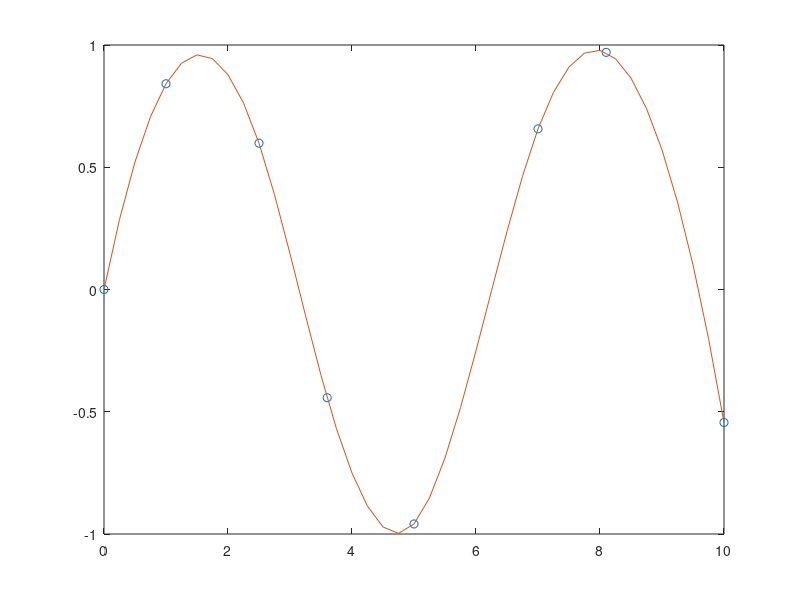

MATLAB code for this plot:
clc;
m1 = 10;
h0 = 0.5;
x = 1:h0:m1;
x = [0 1 2.5 3.6 5 7 8.1 10];
y = sin(x);
xx = 0:.25:10;
yy = spline(x,y,xx);
plot(x,y,'o',xx,yy)